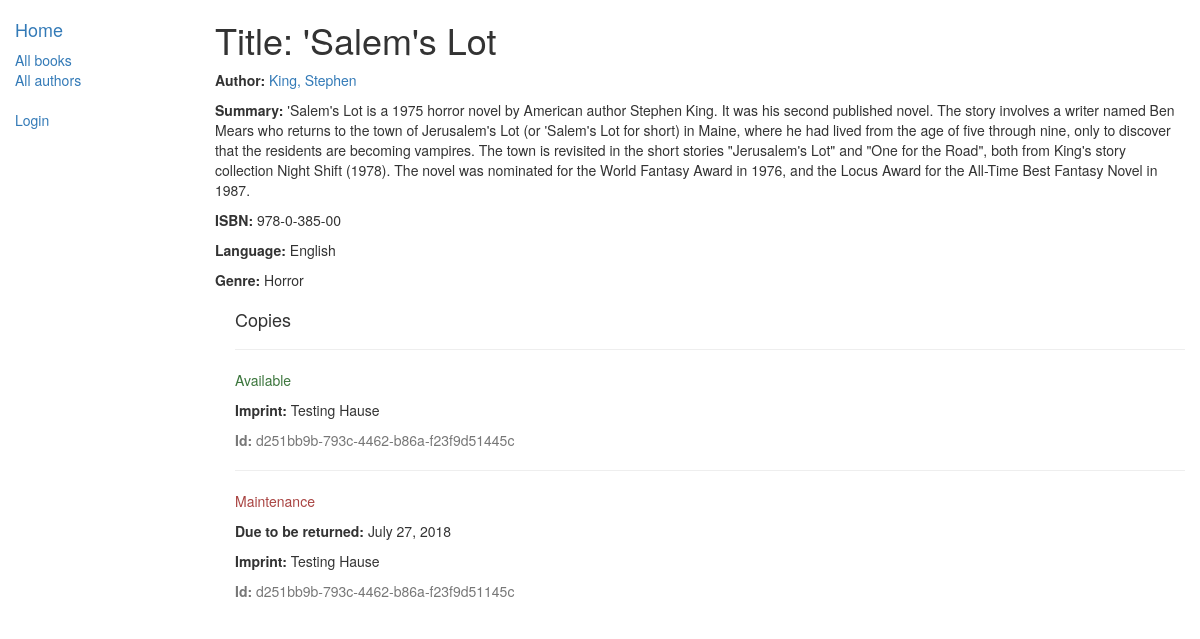
Before: /catalog/book/7 with the older database file.
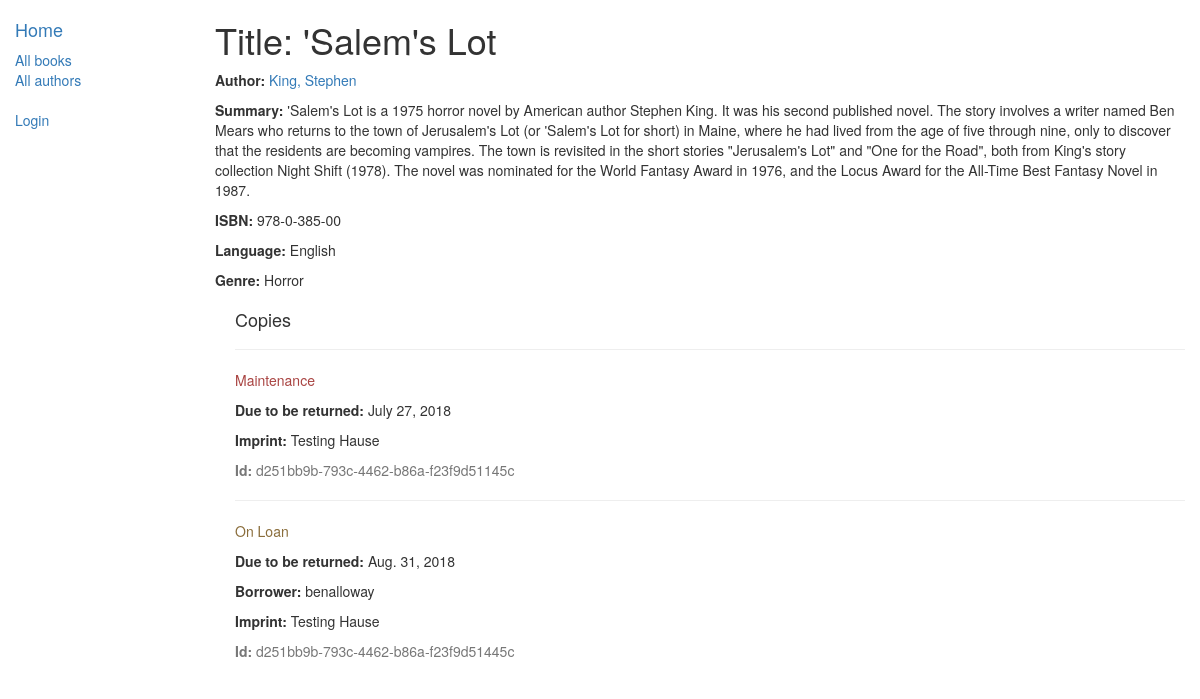
After: the same page with the newer database file.
### catalog/models.py (models this page shows, shortened)
class Genre(models.Model):
	name = models.CharField(max_length=200, help_text="Enter a book genre (e.g. Science Fiction, French Poetry etc.)")
	class Meta:
		ordering = ["name"]
	def __str__(self):
		return self.name

class BookInstance(models.Model):
	LOAN_STATUS = (
		('m', 'Maintenance'),
		('o', 'On Loan'),
		('a', 'Available'),
		('r', 'Reserved'),
	)
	id = models.UUIDField(primary_key=True, default=uuid.uuid4, help_text="Unique ID for this particular book across whole library")
	book = models.ForeignKey('Book', on_delete=models.SET_NULL, null=True)
	imprint = models.CharField(max_length=200)
	due_back = models.DateField(null=True, blank=True)
	status = models.CharField(max_length=1, choices=LOAN_STATUS, blank=True, default='m', help_text="Book availability")
	borrower = models.ForeignKey(User, on_delete=models.SET_NULL, null=True, blank=True)
	class Meta:
		ordering = ["due_back"]
		permissions = (
			("can_mark_returned", "Set book as returned"),
			("can_renew", "Renew due date"),
			)

### catalog/views.py (the view)
# urls.py: path('book/<int:pk>', views.BookDetailView.as_view(), name='book-detail'),
class BookDetailView(generic.DetailView):
    model = Book

### catalog/models.py (called while the page is built)
	def __str__(self):
		return self.name

	def __str__(self):
		return f'{self.last_name}, {self.first_name}'

### catalog/templates/catalog/book_detail.html (shortened to what this page needs)
{% extends "base_generic.html" %}
{% block content %}
	<h1>Title: {{ book.title }}</h1>
	<p><strong>Author: </strong> <a href="{% url 'author-detail' book.author.pk %}">{{ book.author }}</a></p>
	<p><strong>Summary: </strong>{{ book.summary }}</p>
	<p><strong>ISBN: </strong>{{ book.isbn }}</p>
	<p><strong>Language: </strong>{{ book.language }}</p>
	<p><strong>Genre: </strong>{% for genre in book.genre.all %} {{ genre }} {% if not forloop.last %}, {% endif %} {% endfor %}</p>
	<div style="margin-left: 20px; margin-top: 20px;">
		<h4>Copies</h4>
		{% for copy in book.bookinstance_set.all %}
		<hr>
		<p class="{% if copy.status == 'a' %}text-success{% elif copy.status == 'm' %}text-danger{% else %}text-warning{% endif %}">{{ copy.get_status_display }}</p>
		{% if copy.status != 'a' %}<p><strong>Due to be returned: </strong> {{ copy.due_back }}</p>{% endif %}
		{% if copy.borrower %}<p><strong>Borrower: </strong>{{ copy.borrower }}</p>{% endif %}
		<p><strong>Imprint: </strong>{{ copy.imprint }}</p>
		<p class="text-muted"><strong>Id: </strong>{{copy.id}}</p>
		{% endfor %}
	</div>
{% endblock %}

Changed rows visible on the page:
shown differently, row unchanged: BookInstance "Maintenance": moves up the list
changed BookInstance "d251bb9b-793c-4462-b86a-f23f9d51445c": status "Available" → "On Loan"; due_back (not shown) → "Aug. 31, 2018"; borrower_id empty → 5 (drawn); borrower (not shown) → "benalloway"
